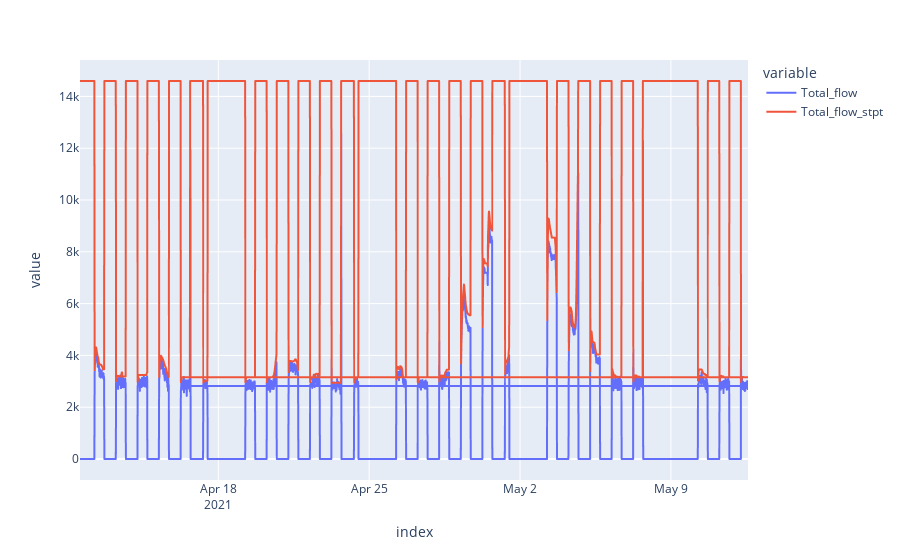

The notebook cell saved with this chart:
### Code cell
df = full_df[actual_columns].copy()
df.loc[:, 'Total_flow'] = full_df[flow_columns].sum(axis=1)
df.loc[:, 'Total_flow_stpt'] = full_df[fstp_columns].sum(axis=1)
df[['Total_flow', 'Total_flow_stpt']].plot()

### Figure 1 — Plotly figure (JSON) as saved in the notebook; plotly's stock layout.template omitted (floating-point values rounded to 4 significant figures; data arrays with more than 128 entries replaced by an {"elided": "..."} marker saying what was removed)
{"data": [{"hovertemplate": "variable=Total_flow<br>index=%{x}<br>value=%{y}<extra></extra>", "legendgroup": "Total_flow", "line": {"color": "#636efa", "dash": "solid"}, "mode": "lines", "name": "Total_flow", "showlegend": true, "type": "scattergl", "x": {"elided": "4464 str values"}, "xaxis": "x", "y": {"elided": "4464 float values"}, "yaxis": "y"}, {"hovertemplate": "variable=Total_flow_stpt<br>index=%{x}<br>value=%{y}<extra></extra>", "legendgroup": "Total_flow_stpt", "line": {"color": "#EF553B", "dash": "solid"}, "mode": "lines", "name": "Total_flow_stpt", "showlegend": true, "type": "scattergl", "x": {"elided": "4464 str values"}, "xaxis": "x", "y": {"elided": "4464 float values"}, "yaxis": "y"}], "layout": {"legend": {"title": {"text": "variable"}, "tracegroupgap": 0}, "margin": {"t": 60}, "xaxis": {"anchor": "y", "domain": [0, 1], "title": {"text": "index"}}, "yaxis": {"anchor": "x", "domain": [0, 1], "title": {"text": "value"}}}}
